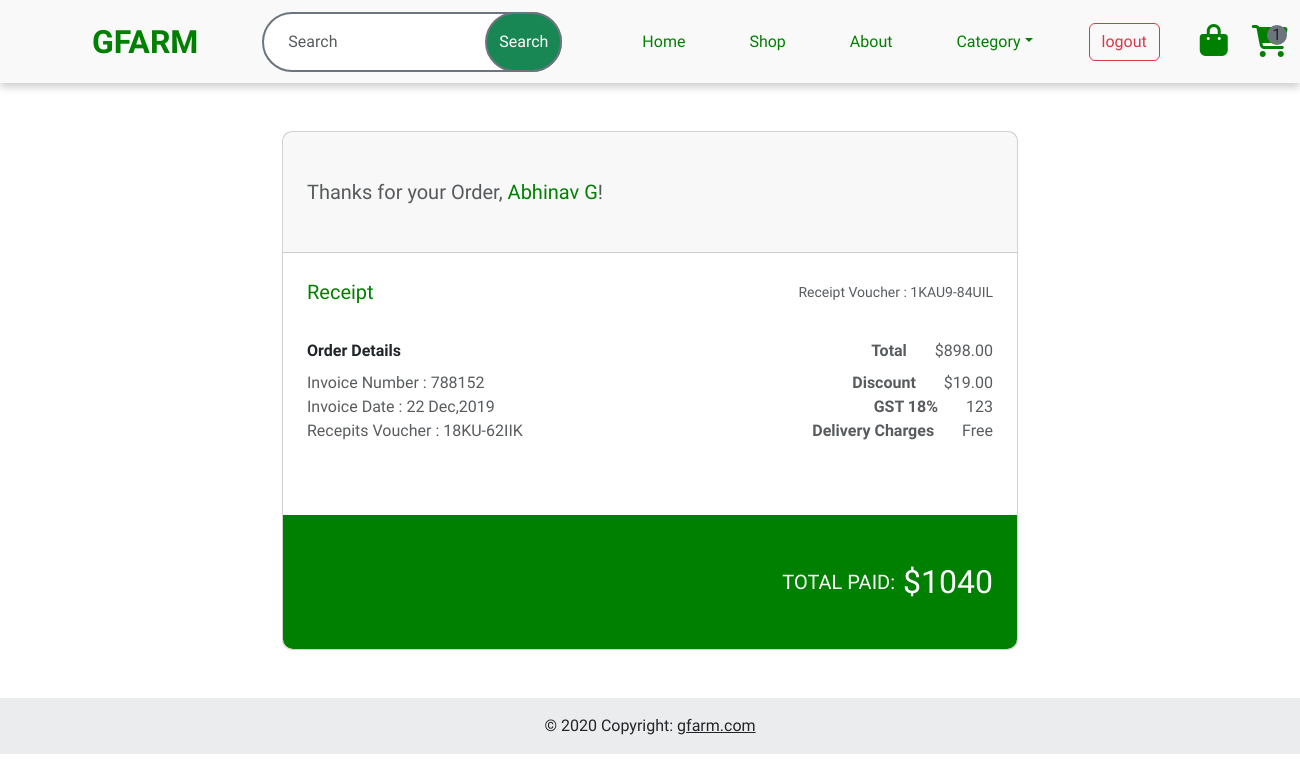
/user/order/ (signed in), run on an earlier commit of the app's database.
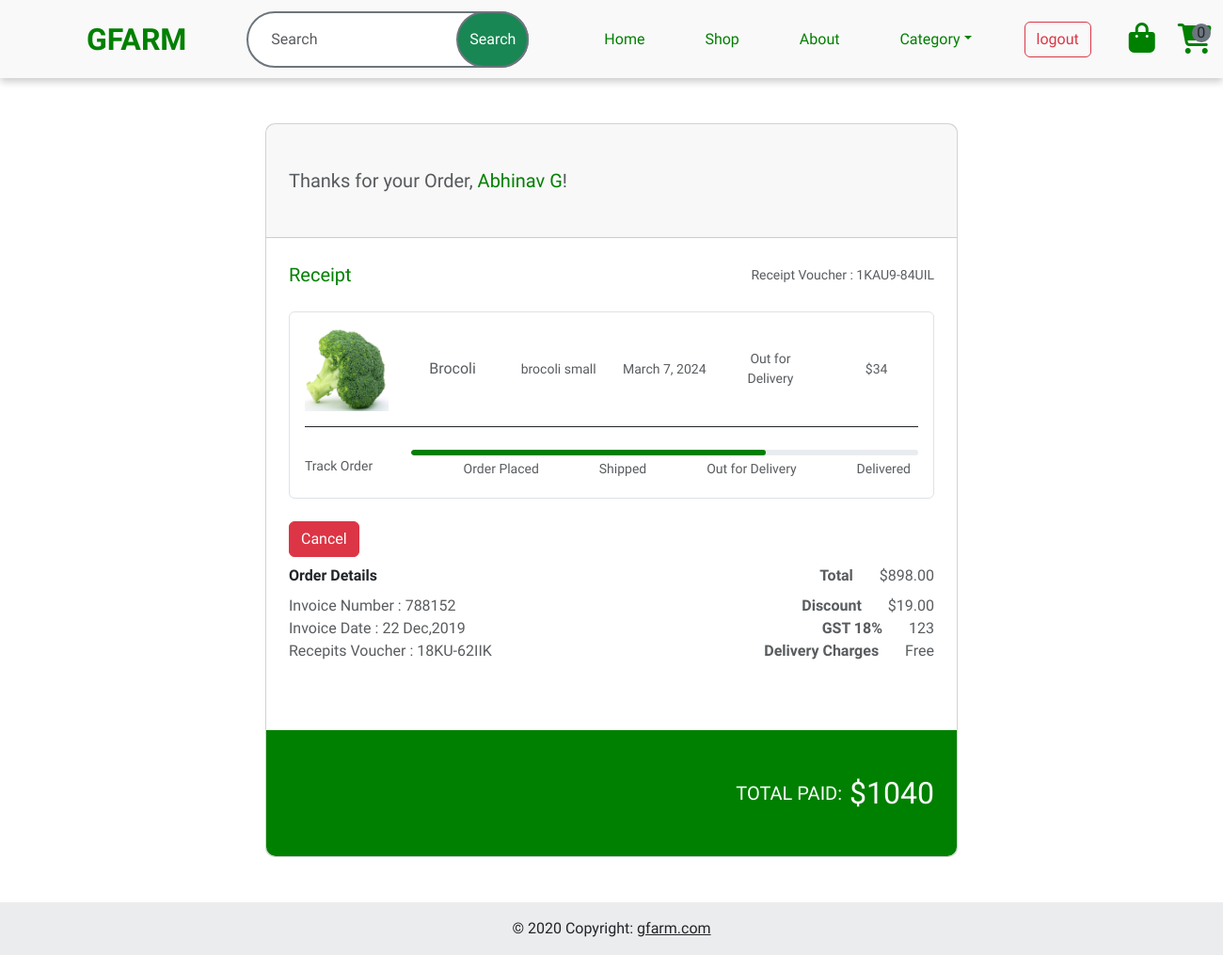
And on a later commit of the database.
### account/models.py (models this page shows, shortened)
class Orders(models.Model):
    products = models.ForeignKey(Products,on_delete=models.CASCADE)
    user = models.ForeignKey(User,on_delete=models.CASCADE)
    phone = models.IntegerField()
    date = models.DateField(auto_now_add=True)
    address = models.CharField(max_length=300)
    options = (
        ('Order Placed','Order Placed'),
        ('Cancelled','Cancelled'),
        ('Shipped','Shipped'),
        ('Out for Delivery','Out for Delivery'),
        ('Delivered','Delivered'),
    )
    order_status = models.CharField(max_length=300,default='Order Placed',choices=options)

class Products(models.Model):
    title = models.CharField(max_length=50)
    description = models.CharField(max_length=50)
    price = models.IntegerField()
    image = models.ImageField(upload_to='product_images')
    options=(
        ('Vegetables','Vegetables'),
        ('Fruits','Fruits'),
        ('Diary','Diary'),
        ('Spices','Spices'),
    )
    category = models.CharField(max_length=100,choices = options)
    stock = models.IntegerField()
    is_offer = models.BooleanField(default=False,null=True)
    offer_price = models.IntegerField(null=True)

### user/views.py (the view)
# urls.py: path('order/',views.Order.as_view(),name='order'),
@method_decorator(dec,name='dispatch')
class Order(ListView):
    template_name='order.html'
    queryset = Orders.objects.all()
    context_object_name='order'
    def get_queryset(self):
        res=super().get_queryset()
        res=res.filter(user=self.request.user)
        return res

### account/views.py (called while the page is built)
def signin_required(func):
    def inner(request,**kwargs):
        if request.user.is_authenticated:
            return func(request,**kwargs)
        else:
            messages.error(request,'Login required')
            return redirect('login')
    return inner

### user/context_processor.py (called while the page is built)
def cart_count(request):
    if request.user.is_authenticated:
        count = Cart.objects.filter(user = request.user).count()
        return {'count':count}
    else:
        return {'count':0}

### user/templates/order.html (shortened to what the changed rows need)
{% extends "landing.html" %}
{% block main %}
<section class="h-100 gradient-custom">
    <div class="container py-5 h-100">
      <div class="row d-flex justify-content-center align-items-center h-100">
        <div class="col-lg-10 col-xl-8">
          <div class="card" style="border-radius: 10px;">
            <div class="card-body p-4">
              <div class="d-flex justify-content-between align-items-center mb-4">
                <p class="lead fw-normal mb-0" style="color: green;">Receipt</p>
                <p class="small text-muted mb-0">Receipt Voucher : 1KAU9-84UIL</p>
              </div>
              {% for item in order %}
              <div class="card shadow-0 border mb-4">
                <div class="card-body">
                  <div class="row">
                    <div class="col-md-2">
                      <img src="{{item.products.image.url}}"
                        class="img-fluid" alt="Phone">
                    </div>
                    <div class="col-md-2 text-center d-flex justify-content-center align-items-center">
                      <p class="text-muted mb-0">{{item.products.title}}</p>
                    </div>
                    <div class="col-md-2 text-center d-flex justify-content-center align-items-center">
                      <p class="text-muted mb-0 small">{{item.products.description}}</p>
                    </div>
                    <div class="col-md-2 text-center d-flex justify-content-center align-items-center">
                      <p class="text-muted mb-0 small">{{item.date}}</p>
                    </div>
                    <div class="col-md-2 text-center d-flex justify-content-center align-items-center">
                      <p class="text-muted mb-0 small">{{item.order_status}}</p>
                    </div>
                    <div class="col-md-2 text-center d-flex justify-content-center align-items-center">
                      <p class="text-muted mb-0 small">${{item.products.price}}</p>
                    </div>
                  </div>
                  <hr class="mb-4" style="background-color: #e0e0e0; opacity: 1;">
                  <div class="row d-flex align-items-center">
                    <div class="col-md-2">
                      <p class="text-muted mb-0 small">Track Order</p>
                    </div>
                    <div class="col-md-10">
                      {% if item.order_status == 'Order Placed' %}
                      <div class="progress" style="height: 6px; border-radius: 16px;">
                        <div class="progress-bar" role="progressbar"
                          style="width: 20%; border-radius: 16px; background-color: green;"
                          aria-valuemin="0" aria-valuemax="100"></div>
                      </div>
                      {% elif item.order_status == 'Shipped' %}
                      <div class="progress" style="height: 6px; border-radius: 16px;">
                        <div class="progress-bar" role="progressbar"
                          style="width: 40%; border-radius: 16px; background-color: green;"
                          aria-valuemin="0" aria-valuemax="100"></div>
                      </div>
                      {% elif item.order_status == 'Out for Delivery' %}
                      <div class="progress" style="height: 6px; border-radius: 16px;">
                        <div class="progress-bar" role="progressbar"
                          style="width: 70%; border-radius: 16px; background-color: green;"
                          aria-valuemin="0" aria-valuemax="100"></div>
                      </div>
                      {% elif item.order_status == 'Delivered' %}
                      <div class="progress" style="height: 6px; border-radius: 16px;">
                        <div class="progress-bar" role="progressbar"
                          style="width: 100%; border-radius: 16px; background-color: green;"
                          aria-valuemin="0" aria-valuemax="100"></div>
                      </div>
                      {% elif item.order_status == 'Cancelled' %}
                      <div class="progress" style="height: 6px; border-radius: 16px;">
                        <div class="progress-bar" role="progressbar"
                          style="width: 100%; border-radius: 16px; background-color: red;"
                          aria-valuemin="0" aria-valuemax="100"></div>
                      </div>
                      {% endif %}
                      <div class="d-flex justify-content-around mb-1">
                        <p class="text-muted mt-1 mb-0 small ms-xl-5">Order Placed</p>
                        <p class="text-muted mt-1 mb-0 small ms-xl-5">Shipped</p>
                        <p class="text-muted mt-1 mb-0 small ms-xl-5">Out for Delivery</p>
                        {% if item.order_status == 'Cancelled' %}
                        <p class="text-danger mt-1 mb-0 small ms-xl-5">Cancelled</p>
                        {% else %}
                        <p class="text-muted mt-1 mb-0 small ms-xl-5">Delivered</p>
                        {% endif %}
                      </div>
                    </div>
                  </div>
                </div>
              </div>
              <a href="{% url 'cancel' item.id %}" class="btn btn-danger">Cancel</a>
              {% endfor %}
              <div class="d-flex justify-content-between pt-2">
                <p class="fw-bold mb-0">Order Details</p>
                <p class="text-muted mb-0"><span class="fw-bold me-4">Total</span> $898.00</p>
              </div>
              <div class="d-flex justify-content-between pt-2">
                <p class="text-muted mb-0">Invoice Number : 788152</p>
                <p class="text-muted mb-0"><span class="fw-bold me-4">Discount</span> $19.00</p>
              </div>
              <div class="d-flex justify-content-between">
                <p class="text-muted mb-0">Invoice Date : 22 Dec,2019</p>
                <p class="text-muted mb-0"><span class="fw-bold me-4">GST 18%</span> 123</p>
              </div>
              <div class="d-flex justify-content-between mb-5">
                <p class="text-muted mb-0">Recepits Voucher : 18KU-62IIK</p>
                <p class="text-muted mb-0"><span class="fw-bold me-4">Delivery Charges</span> Free</p>
              </div>
            </div>
          </div>
        </div>
      </div>
    </div>
  </section>
{% endblock main %}

What changed in the data, as far as the page shows it:
added Orders: products.image (picture), products "Brocoli", products.description "brocoli small", date "March 7, 2024", order_status "Out for Delivery", products.price "34", shows "Delivered"
Also different on the page:
{{ count }}: "1" → "0"
